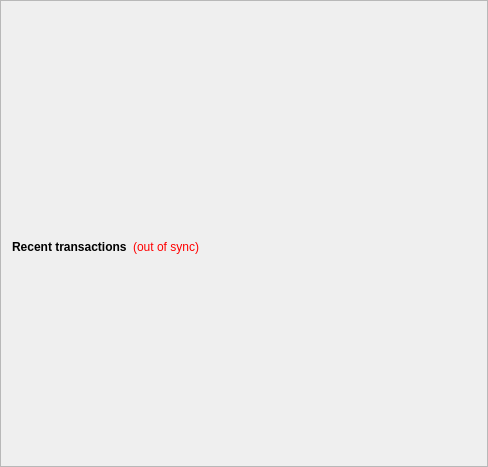
        <widget class="QFrame" name="frame_2">
         <property name="frameShape">
          <enum>QFrame::StyledPanel</enum>
         </property>
         <property name="frameShadow">
          <enum>QFrame::Raised</enum>
         </property>
         <layout class="QVBoxLayout" name="verticalLayout">
          <item>
           <spacer name="verticalSpacer_3">
            <property name="orientation">
             <enum>Qt::Vertical</enum>
            </property>
            <property name="sizeType">
             <enum>QSizePolicy::Fixed</enum>
            </property>
            <property name="sizeHint" stdset="0">
             <size>
              <width>20</width>
              <height>75</height>
             </size>
            </property>
           </spacer>
          </item>
          <item>
           <widget class="QLabel" name="labelOverviewHeaderRight">
            <property name="minimumSize">
             <size>
              <width>464</width>
              <height>144</height>
             </size>
            </property>
            <property name="maximumSize">
             <size>
              <width>16777215</width>
              <height>96</height>
             </size>
            </property>
            <property name="alignment">
             <set>Qt::AlignCenter</set>
            </property>
            <property name="margin">
             <number>5</number>
            </property>
           </widget>
          </item>
          <item>
           <layout class="QHBoxLayout" name="horizontalLayout_2">
            <item>
             <widget class="QLabel" name="label_4">
              <property name="font">
               <font>
                <weight>75</weight>
                <bold>true</bold>
               </font>
              </property>
              <property name="text">
               <string>Recent transactions</string>
              </property>
             </widget>
            </item>
            <item>
             <widget class="QLabel" name="labelTransactionsStatus">
              <property name="cursor">
               <cursorShape>WhatsThisCursor</cursorShape>
              </property>
              <property name="toolTip">
               <string>The displayed information may be out of date. Your wallet automatically synchronizes with the BitMoney network after a connection is established, but this process has not completed yet.</string>
              </property>
              <property name="styleSheet">
               <string notr="true">QLabel { color: red; }</string>
              </property>
              <property name="text">
               <string notr="true">(out of sync)</string>
              </property>
              <property name="alignment">
               <set>Qt::AlignRight|Qt::AlignTrailing|Qt::AlignVCenter</set>
              </property>
             </widget>
            </item>
            <item>
             <spacer name="horizontalSpacer">
              <property name="orientation">
               <enum>Qt::Horizontal</enum>
              </property>
              <property name="sizeHint" stdset="0">
               <size>
                <width>40</width>
                <height>20</height>
               </size>
              </property>
             </spacer>
            </item>
           </layout>
          </item>
          <item>
           <widget class="QListView" name="listTransactions">
            <property name="styleSheet">
             <string notr="true">QListView { background: transparent; }</string>
            </property>
            <property name="frameShape">
             <enum>QFrame::NoFrame</enum>
            </property>
            <property name="verticalScrollBarPolicy">
             <enum>Qt::ScrollBarAlwaysOff</enum>
            </property>
            <property name="horizontalScrollBarPolicy">
             <enum>Qt::ScrollBarAlwaysOff</enum>
            </property>
            <property name="selectionMode">
             <enum>QAbstractItemView::NoSelection</enum>
            </property>
           </widget>
          </item>
         </layout>
        </widget>
